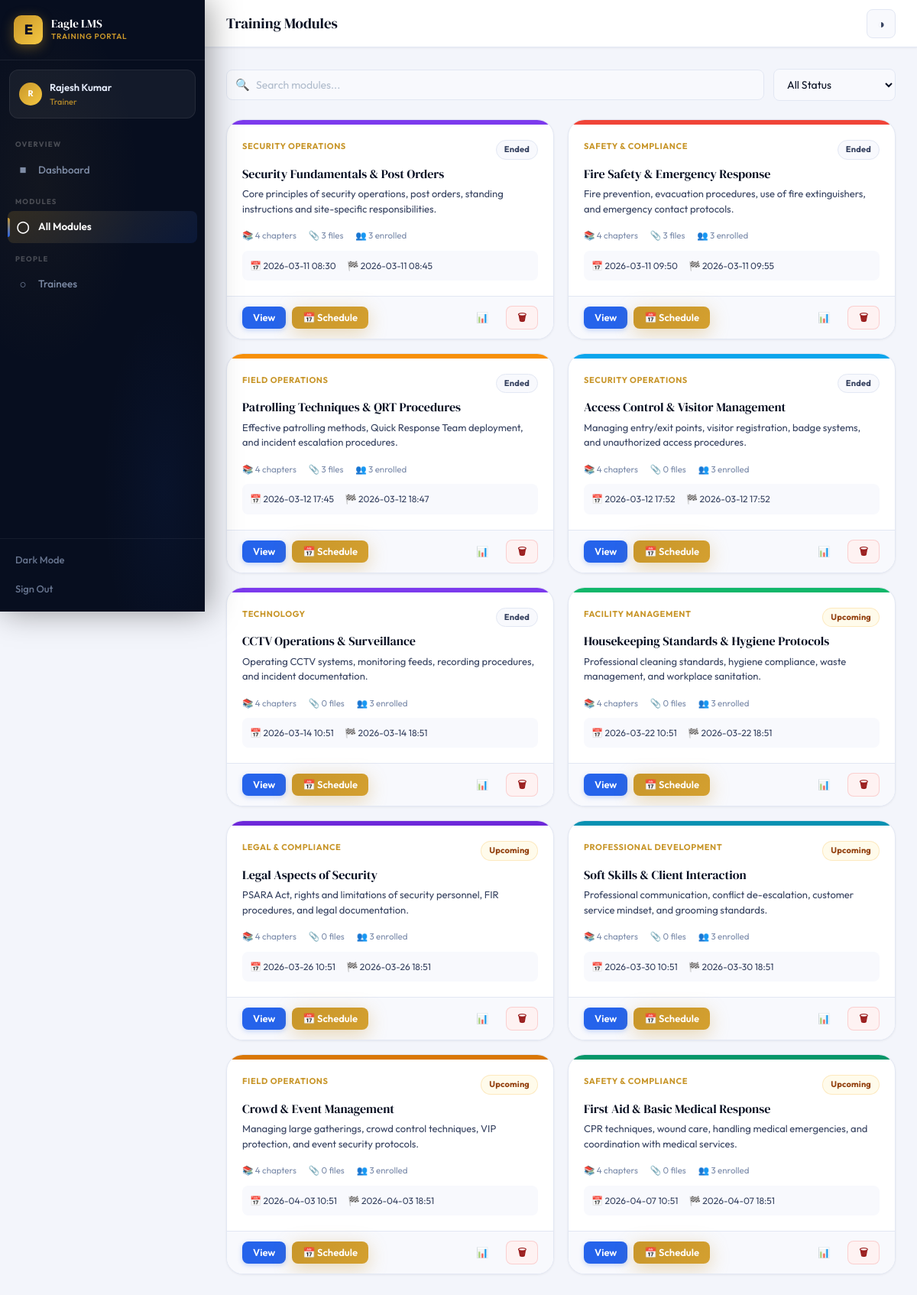
Screenshot of /trainer/modules (signed in) with the database file from the repository.
### tables this page shows
CREATE TABLE modules(
            id INTEGER PRIMARY KEY AUTOINCREMENT,
            title TEXT NOT NULL, description TEXT, category TEXT,
            trainer_id INTEGER, start_datetime TIMESTAMP, end_datetime TIMESTAMP,
            status TEXT DEFAULT 'draft', is_default BOOLEAN DEFAULT 0,
            color TEXT DEFAULT '#3B5BDB',
            created_at TIMESTAMP DEFAULT CURRENT_TIMESTAMP,
            FOREIGN KEY(trainer_id) REFERENCES users(id));

### app.py (the view)
@app.route('/trainer/modules')
@trainer_required
def trainer_modules():
    db=get_db(); uid=session['user_id']
    now=datetime.datetime.now().isoformat()
    modules=db.execute('SELECT * FROM modules WHERE trainer_id=? ORDER BY start_datetime',(uid,)).fetchall()
    mod_stats={}
    for m in modules:
        chapters=db.execute('SELECT COUNT(*) as c FROM chapters WHERE module_id=?',(m['id'],)).fetchone()['c']
        materials=db.execute('SELECT COUNT(*) as c FROM materials WHERE module_id=?',(m['id'],)).fetchone()['c']
        trainees=db.execute('SELECT COUNT(*) as c FROM enrollments WHERE module_id=?',(m['id'],)).fetchone()['c']
        mod_stats[m['id']]={'chapters':chapters,'materials':materials,'trainees':trainees}
    return render_template('trainer_modules.html',modules=modules,mod_stats=mod_stats,now=now)

### app.py (called while the page is built)
def get_db():
    db = sqlite3.connect(os.path.join(BASE_DIR, 'lms.db'))
    db.row_factory = sqlite3.Row
    return db

def trainer_required(f):
    @wraps(f)
    def d(*a,**kw):
        if 'user_id' not in session or session.get('role')!='trainer': return redirect(url_for('login'))
        return f(*a,**kw)
    return d

@app.context_processor
def inject_globals():
    nc = 0
    if 'user_id' in session:
        nc = get_db().execute('SELECT COUNT(*) as c FROM notifications WHERE user_id=? AND is_read=0',(session['user_id'],)).fetchone()['c']
    return dict(COMPANY=COMPANY, notif_count=nc)

### templates/trainer_modules.html (shortened to what this page needs)
{% extends 'base.html' %}
{% block page_title %}Training Modules{% endblock %}
{% block content %}
<div class="flex items-c gap-3 mb-6 anim-up" style="flex-wrap:wrap">
  <div style="flex:1;min-width:200px;position:relative">
    <span style="position:absolute;left:12px;top:50%;transform:translateY(-50%);color:var(--t3);font-size:15px">🔍</span>
    <input type="text" id="search-inp" oninput="filterMods()" class="form-input" placeholder="Search modules..." style="padding-left:38px">
  </div>
  <select id="filter-status" onchange="filterMods()" class="form-select" style="width:160px">
    <option value="">All Status</option>
  </select>
</div>
<div class="mod-grid" id="mod-grid">
{% for m in modules %}
{% set stats = mod_stats.get(m.id, {}) %}
{% set is_live = m.start_datetime and m.end_datetime and m.start_datetime <= now <= m.end_datetime %}
{% set is_up = m.start_datetime and m.start_datetime > now %}
{% set is_ended = m.end_datetime and m.end_datetime < now %}
<div class="mod-card anim-up" style="animation-delay:{{ (loop.index0 * 35)|string }}ms"
     data-title="{{ m.title|lower }}"
     data-status="{{ 'live' if is_live else ('upcoming' if is_up else ('ended' if is_ended else 'draft')) }}">
  <div class="mc-banner" style="background:{{ m.color or '#3B5BDB' }}"></div>
  <div class="mc-body">
    <div class="flex justify-b items-c mb-2">
      <span class="mc-cat">{{ m.category or 'General' }}</span>
      {% if is_live %}<span class="badge b-live badge-dot">Live</span>
      {% elif is_up %}<span class="badge b-amber">Upcoming</span>
      {% elif is_ended %}<span class="badge b-neutral">Ended</span>
      {% else %}<span class="badge b-neutral">Draft</span>{% endif %}
    </div>
    <div class="mc-title">{{ m.title }}</div>
    <div class="mc-desc mb-4">{{ m.description or 'No description.' }}</div>
    <div class="flex gap-4 t-xs t-muted">
      <span>📚 {{ stats.get('chapters',0) }} chapters</span>
      <span>📎 {{ stats.get('materials',0) }} files</span>
      <span>👥 {{ stats.get('trainees',0) }} enrolled</span>
    </div>
    {% if m.start_datetime %}
    <div style="margin-top:10px;padding:10px;background:var(--card2);border-radius:var(--r2);font-size:12px;color:var(--t2)">
      <span>📅 {{ m.start_datetime[:16].replace('T',' ') }}</span>
      {% if m.end_datetime %}<span style="margin-left:12px">🏁 {{ m.end_datetime[:16].replace('T',' ') }}</span>{% endif %}
    </div>
    {% else %}
    <div style="margin-top:10px;padding:10px;background:var(--amber-bg);border-radius:var(--r2);font-size:12px;color:var(--amber-t);border:1px solid rgba(245,158,11,.2)">
      ⚠️ Not yet scheduled — click Schedule to set dates
    </div>
    {% endif %}
  </div>
  <div class="mc-foot">
    <div class="flex gap-2">
      <a href="{{ url_for('trainer_module_detail', module_id=m.id) }}" class="btn btn-primary btn-sm">View</a>
      <button onclick="openSchedule({{ m.id }},'{{ m.title|e }}','{{ m.start_datetime[:16] if m.start_datetime else '' }}','{{ m.end_datetime[:16] if m.end_datetime else '' }}','{{ m.status }}','{{ m.color or '#3B5BDB' }}')" class="btn btn-gold btn-sm">📅 Schedule</button>
    </div>
    <div class="flex gap-2">
      <a href="{{ url_for('module_reports', module_id=m.id) }}" class="btn btn-ghost btn-sm">📊</a>
      <form method="POST" action="{{ url_for('delete_module', module_id=m.id) }}" onsubmit="return confirm('Delete this module? All data will be lost.')">
        <button type="submit" class="btn btn-danger btn-sm">🗑</button>
      </form>
    </div>
  </div>
</div>
{% endfor %}
</div>
{% endblock %}

### static/css/main.css (style rules this page uses)
:root { --eagle-navy: #0B1426; --eagle-navy2: #0F1B35; --eagle-gold: #C8962A; --eagle-gold2: #E8B84B; --eagle-gold-bg: rgba(200,150,42,0.1); --eagle-gold-glow: rgba(200,150,42,0.3); --bg: #F3F5FB; --card: #FFFFFF; --card2: #F8F9FD; --sidebar: #070E1F; --sidebar2: #0D1730; --border: #E2E7F3; --border2: #CDD5E8; --t1: #080F22; --t2: #364260; --t3: #7B8BAA; --t4: #B0BCCC; --tinv: #E8EFFF; --acc: #2563EB; --acc-h: #1D4ED8; --acc-bg: #EFF6FF; --acc-mid: rgba(37,99,235,0.15); --acc-glow: rgba(37,99,235,0.25); --green:#10B981; --green-bg:#ECFDF5; --green-t:#065F46; --red:#EF4444; --red-bg:#FEF2F2; --red-t:#991B1B; --amber:#F59E0B; --amber-bg:#FFFBEB; --amber-t:#92400E; --sky:#0EA5E9; --sky-bg:#F0F9FF; --sky-t:#0369A1; --violet:#8B5CF6;--violet-bg:#F5F3FF;--violet-t:#5B21B6; --s1:0 1px 3px rgba(8,15,34,.06); --s2:0 2px 8px rgba(8,15,34,.08),0 1px 2px rgba(8,15,34,.04); --s3:0 6px 24px rgba(8,15,34,.1),0 2px 6px rgba(8,15,34,.04); --s4:0 12px 40px rgba(8,15,34,.12),0 4px 12px rgba(8,15,34,.06); --s5:0 24px 64px rgba(8,15,34,.15); --gold-s:0 6px 24px rgba(200,150,42,.35); --r1:5px;--r2:8px;--r3:12px;--r4:16px;--r5:22px;--r6:32px; --sw:268px; }
*,*::before,*::after { box-sizing:border-box;margin:0;padding:0 }
html { scroll-behavior:smooth }
body { font-family:'Outfit',system-ui,sans-serif;background:var(--bg);color:var(--t1);line-height:1.6;-webkit-font-smoothing:antialiased;transition:background .3s,color .3s;overflow-x:hidden }
a { color:inherit;text-decoration:none }
button,input,select,textarea { font-family:'Outfit',sans-serif }
.btn { display:inline-flex;align-items:center;gap:7px;font-family:'Outfit',sans-serif;font-weight:600;font-size:13.5px;border:none;border-radius:var(--r2);cursor:pointer;transition:all .18s;white-space:nowrap;line-height:1 }
.btn-sm { padding:8px 14px;font-size:13px }
.btn-gold { background:linear-gradient(135deg,var(--eagle-gold),#D4A030);color:#fff;box-shadow:var(--gold-s) }
.btn-primary { background:var(--acc);color:#fff;box-shadow:0 2px 6px var(--acc-glow) }
.btn-ghost { background:transparent;color:var(--t2);border:1.5px solid transparent }
.btn-danger { background:var(--red-bg);color:var(--red-t);border:1px solid rgba(239,68,68,.2) }
.badge { display:inline-flex;align-items:center;gap:5px;padding:3px 10px;border-radius:20px;font-size:11px;font-weight:700;letter-spacing:.2px;font-family:'Outfit',sans-serif }
.b-amber { background:var(--amber-bg);color:var(--amber-t);border:1px solid rgba(245,158,11,.2) }
.b-neutral { background:var(--card2);color:var(--t2);border:1px solid var(--border) }
.form-input,.form-select,.form-textarea { width:100%;background:var(--card2);border:1.5px solid var(--border);border-radius:var(--r2);padding:10px 13px;font-size:14px;color:var(--t1);outline:none;transition:all .18s }
.form-input::placeholder { color:var(--t4) }
.form-select { cursor:pointer }
.mod-grid { display:grid;grid-template-columns:repeat(auto-fill,minmax(310px,1fr));gap:18px }
.mod-card { background:var(--card);border:1px solid var(--border);border-radius:var(--r5);overflow:hidden;transition:all .22s;box-shadow:var(--s1) }
.mc-banner { height:6px }
.mc-body { padding:20px }
.mc-cat { font-size:11px;font-weight:700;color:var(--eagle-gold);text-transform:uppercase;letter-spacing:.6px;margin-bottom:8px }
.mc-title { font-family:'DM Serif Display',serif;font-size:16px;margin-bottom:6px;line-height:1.35 }
.mc-desc { font-size:13px;color:var(--t2);display:-webkit-box;-webkit-line-clamp:2;-webkit-box-orient:vertical;overflow:hidden;line-height:1.5 }
.mc-foot { padding:12px 20px;display:flex;align-items:center;justify-content:space-between;background:var(--card2);border-top:1px solid var(--border) }
.anim-up { animation:slide-up .4s cubic-bezier(.4,0,.2,1) both }
.flex { display:flex }
.items-c { align-items:center }
.justify-b { justify-content:space-between }
.gap-2 { gap:8px }
.gap-3 { gap:12px }
.gap-4 { gap:16px }
.mb-2 { margin-bottom:8px }
.mb-4 { margin-bottom:16px }
.mb-6 { margin-bottom:24px }
.t-xs { font-size:11.5px }
.t-muted { color:var(--t3) }

### rows the page displays
modules: category "SECURITY OPERATIONS", shows "Ended", title "Security Fundamentals & Post Orders", description "Core principles of security operations, post orders, standing instructions and site-specific responsibilities.", get "4", get "3", start_datetime "2026-03-11 08:30", end_datetime "2026-03-11 08:45"
modules: category "SAFETY & COMPLIANCE", shows "Ended", title "Fire Safety & Emergency Response", description "Fire prevention, evacuation procedures, use of fire extinguishers, and emergency contact protocols.", get "4", get "3", start_datetime "2026-03-11 09:50", end_datetime "2026-03-11 09:55"
modules: category "FIELD OPERATIONS", shows "Ended", title "Patrolling Techniques & QRT Procedures", description "Effective patrolling methods, Quick Response Team deployment, and incident escalation procedures.", get "4", get "3", start_datetime "2026-03-12 17:45", end_datetime "2026-03-12 18:47"
modules: category "SECURITY OPERATIONS", shows "Ended", title "Access Control & Visitor Management", description "Managing entry/exit points, visitor registration, badge systems, and unauthorized access procedures.", get "4", get "0", get "3", start_datetime "2026-03-12 17:52", end_datetime "2026-03-12 17:52"
modules: category "TECHNOLOGY", shows "Ended", title "CCTV Operations & Surveillance", description "Operating CCTV systems, monitoring feeds, recording procedures, and incident documentation.", get "4", get "0", get "3", start_datetime "2026-03-14 10:51", end_datetime "2026-03-14 18:51"
modules: category "FACILITY MANAGEMENT", shows "Upcoming", title "Housekeeping Standards & Hygiene Protocols", description "Professional cleaning standards, hygiene compliance, waste management, and workplace sanitation.", get "4", get "0", get "3", start_datetime "2026-03-22 10:51", end_datetime "2026-03-22 18:51"
modules: category "LEGAL & COMPLIANCE", shows "Upcoming", title "Legal Aspects of Security", description "PSARA Act, rights and limitations of security personnel, FIR procedures, and legal documentation.", get "4", get "0", get "3", start_datetime "2026-03-26 10:51", end_datetime "2026-03-26 18:51"
modules: category "PROFESSIONAL DEVELOPMENT", shows "Upcoming", title "Soft Skills & Client Interaction", description "Professional communication, conflict de-escalation, customer service mindset, and grooming standards.", get "4", get "0", get "3", start_datetime "2026-03-30 10:51", end_datetime "2026-03-30 18:51"
modules: category "FIELD OPERATIONS", shows "Upcoming", title "Crowd & Event Management", description "Managing large gatherings, crowd control techniques, VIP protection, and event security protocols.", get "4", get "0", get "3", start_datetime "2026-04-03 10:51", end_datetime "2026-04-03 18:51"
modules: category "SAFETY & COMPLIANCE", shows "Upcoming", title "First Aid & Basic Medical Response", description "CPR techniques, wound care, handling medical emergencies, and coordination with medical services.", get "4", get "0", get "3", start_datetime "2026-04-07 10:51", end_datetime "2026-04-07 18:51"

### other values shown
{{ session.name[0].upper() }} "R"
{{ session.name }} "Rajesh Kumar"
{{ session.role }} "Trainer"
